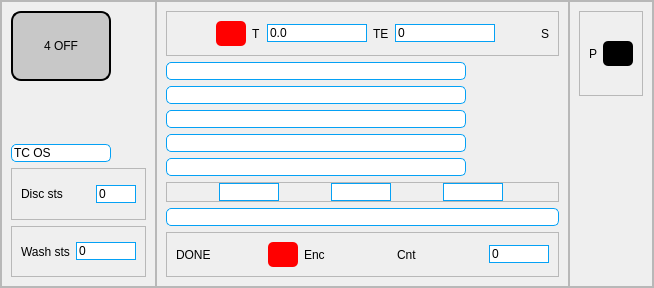
                 <widget class="QFrame" name="frame_24">
                  <property name="frameShape">
                   <enum>QFrame::StyledPanel</enum>
                  </property>
                  <property name="frameShadow">
                   <enum>QFrame::Raised</enum>
                  </property>
                  <layout class="QHBoxLayout" name="horizontalLayout_9">
                   <property name="spacing">
                    <number>0</number>
                   </property>
                   <property name="leftMargin">
                    <number>0</number>
                   </property>
                   <property name="topMargin">
                    <number>0</number>
                   </property>
                   <property name="rightMargin">
                    <number>0</number>
                   </property>
                   <property name="bottomMargin">
                    <number>0</number>
                   </property>
                   <item>
                    <widget class="QFrame" name="frame_25">
                     <property name="frameShape">
                      <enum>QFrame::StyledPanel</enum>
                     </property>
                     <property name="frameShadow">
                      <enum>QFrame::Raised</enum>
                     </property>
                     <layout class="QVBoxLayout" name="verticalLayout_16">
                      <item>
                       <widget class="QPushButton" name="off4">
                        <property name="minimumSize">
                         <size>
                          <width>0</width>
                          <height>70</height>
                         </size>
                        </property>
                        <property name="maximumSize">
                         <size>
                          <width>100</width>
                          <height>16777215</height>
                         </size>
                        </property>
                        <property name="styleSheet">
                         <string notr="true">background-color: rgb(200, 200, 200);
font: 12pt &quot;MS Shell Dlg 2&quot;;
border-radius: 10px;
border: 2px solid  #000000; </string>
                        </property>
                        <property name="text">
                         <string>4 OFF</string>
                        </property>
                       </widget>
                      </item>
                      <item>
                       <widget class="QPushButton" name="selection4">
                        <property name="maximumSize">
                         <size>
                          <width>100</width>
                          <height>100</height>
                         </size>
                        </property>
                        <property name="styleSheet">
                         <string notr="true">border-color: rgb(85, 255, 127);
border-radius: 10px;</string>
                        </property>
                        <property name="text">
                         <string/>
                        </property>
                        <property name="iconSize">
                         <size>
                          <width>100</width>
                          <height>90</height>
                         </size>
                        </property>
                       </widget>
                      </item>
                      <item>
                       <widget class="QLineEdit" name="lineEdit_34">
                        <property name="maximumSize">
                         <size>
                          <width>100</width>
                          <height>16777215</height>
                         </size>
                        </property>
                        <property name="styleSheet">
                         <string notr="true">border: 1px solid  rgb(5, 161, 245); 
background-color: rgb(255, 255, 255);
border-radius: 5px;</string>
                        </property>
                        <property name="text">
                         <string>TC OS</string>
                        </property>
                       </widget>
                      </item>
                      <item>
                       <widget class="QFrame" name="frame_98">
                        <property name="frameShape">
                         <enum>QFrame::StyledPanel</enum>
                        </property>
                        <property name="frameShadow">
                         <enum>QFrame::Raised</enum>
                        </property>
                        <layout class="QHBoxLayout" name="horizontalLayout_71">
                         <item>
                          <widget class="QLabel" name="label_28">
                           <property name="styleSheet">
                            <string notr="true">font: 11pt &quot;MS Shell Dlg 2&quot;;</string>
                           </property>
                           <property name="text">
                            <string>Disc sts</string>
                           </property>
                          </widget>
                         </item>
                         <item>
                          <widget class="QLineEdit" name="lineEdit_101">
                           <property name="maximumSize">
                            <size>
                             <width>40</width>
                             <height>16777215</height>
                            </size>
                           </property>
                           <property name="styleSheet">
                            <string notr="true">border: 1px solid  rgb(5, 161, 245); 
background-color: rgb(255, 255, 255);</string>
                           </property>
                           <property name="text">
                            <string>0</string>
                           </property>
                           <property name="readOnly">
                            <bool>true</bool>
                           </property>
                          </widget>
                         </item>
                        </layout>
                       </widget>
                      </item>
                      <item>
                       <widget class="QFrame" name="frame_99">
                        <property name="frameShape">
                         <enum>QFrame::StyledPanel</enum>
                        </property>
                        <property name="frameShadow">
                         <enum>QFrame::Raised</enum>
                        </property>
                        <layout class="QHBoxLayout" name="horizontalLayout_72">
                         <item>
                          <widget class="QLabel" name="label_32">
                           <property name="styleSheet">
                            <string notr="true">font: 11pt &quot;MS Shell Dlg 2&quot;;</string>
                           </property>
                           <property name="text">
                            <string>Wash sts</string>
                           </property>
                          </widget>
                         </item>
                         <item>
                          <widget class="QLineEdit" name="lineEdit_102">
                           <property name="maximumSize">
                            <size>
                             <width>60</width>
                             <height>16777215</height>
                            </size>
                           </property>
                           <property name="styleSheet">
                            <string notr="true">border: 1px solid  rgb(5, 161, 245); 
background-color: rgb(255, 255, 255);</string>
                           </property>
                           <property name="text">
                            <string>0</string>
                           </property>
                           <property name="readOnly">
                            <bool>true</bool>
                           </property>
                          </widget>
                         </item>
                        </layout>
                       </widget>
                      </item>
                     </layout>
                    </widget>
                   </item>
                   <item>
                    <widget class="QFrame" name="frame_26">
                     <property name="frameShape">
                      <enum>QFrame::StyledPanel</enum>
                     </property>
                     <property name="frameShadow">
                      <enum>QFrame::Raised</enum>
                     </property>
                     <layout class="QVBoxLayout" name="verticalLayout_17">
                      <property name="spacing">
                       <number>6</number>
                      </property>
                      <item>
                       <widget class="QFrame" name="frame_49">
                        <property name="frameShape">
                         <enum>QFrame::StyledPanel</enum>
                        </property>
                        <property name="frameShadow">
                         <enum>QFrame::Raised</enum>
                        </property>
                        <layout class="QHBoxLayout" name="horizontalLayout_25">
                         <item>
                          <spacer name="horizontalSpacer_35">
                           <property name="orientation">
                            <enum>Qt::Horizontal</enum>
                           </property>
                           <property name="sizeHint" stdset="0">
                            <size>
                             <width>40</width>
                             <height>20</height>
                            </size>
                           </property>
                          </spacer>
                         </item>
                         <item>
                          <widget class="QPushButton" name="red4">
                           <property name="minimumSize">
                            <size>
                             <width>0</width>
                             <height>25</height>
                            </size>
                           </property>
                           <property name="maximumSize">
                            <size>
                             <width>30</width>
                             <height>16777215</height>
                            </size>
                           </property>
                           <property name="styleSheet">
                            <string notr="true">background-color: rgb(0, 0, 0);
background-color: rgb(255, 0, 0);
border-radius: 5px;</string>
                           </property>
                           <property name="text">
                            <string/>
                           </property>
                          </widget>
                         </item>
                         <item>
                          <widget class="QLabel" name="label_40">
                           <property name="styleSheet">
                            <string notr="true">font: 11pt &quot;MS Shell Dlg 2&quot;;</string>
                           </property>
                           <property name="text">
                            <string>T</string>
                           </property>
                          </widget>
                         </item>
                         <item>
                          <widget class="QLineEdit" name="lineEdit_46">
                           <property name="maximumSize">
                            <size>
                             <width>100</width>
                             <height>16777215</height>
                            </size>
                           </property>
                           <property name="styleSheet">
                            <string notr="true">border: 1px solid  rgb(5, 161, 245); 
background-color: rgb(255, 255, 255);</string>
                           </property>
                           <property name="text">
                            <string>0.0</string>
                           </property>
                           <property name="readOnly">
                            <bool>true</bool>
                           </property>
                          </widget>
                         </item>
                         <item>
                          <widget class="QLabel" name="label_41">
                           <property name="styleSheet">
                            <string notr="true">font: 11pt &quot;MS Shell Dlg 2&quot;;</string>
                           </property>
                           <property name="text">
                            <string>TE</string>
                           </property>
                          </widget>
                         </item>
                         <item>
                          <widget class="QLineEdit" name="te4">
                           <property name="maximumSize">
                            <size>
                             <width>100</width>
                             <height>16777215</height>
                            </size>
                           </property>
                           <property name="styleSheet">
                            <string notr="true">border: 1px solid  rgb(5, 161, 245); 
background-color: rgb(255, 255, 255);</string>
                           </property>
                           <property name="text">
                            <string>0</string>
                           </property>
                           <property name="readOnly">
                            <bool>true</bool>
                           </property>
                          </widget>
                         </item>
                         <item>
                          <spacer name="horizontalSpacer_36">
                           <property name="orientation">
                            <enum>Qt::Horizontal</enum>
                           </property>
                           <property name="sizeHint" stdset="0">
                            <size>
                             <width>40</width>
                             <height>20</height>
                            </size>
                           </property>
                          </spacer>
                         </item>
                         <item>
                          <widget class="QLabel" name="label_129">
                           <property name="minimumSize">
                            <size>
                             <width>0</width>
                             <height>0</height>
                            </size>
                           </property>
                           <property name="styleSheet">
                            <string notr="true">font: 11pt &quot;MS Shell Dlg 2&quot;;
font: 11pt &quot;MS Shell Dlg 2&quot;;</string>
                           </property>
                           <property name="text">
                            <string>S</string>
                           </property>
                          </widget>
                         </item>
                        </layout>
                       </widget>
                      </item>
                      <item>
                       <widget class="QLineEdit" name="lineEdit_18">
                        <property name="maximumSize">
                         <size>
                          <width>300</width>
                          <height>16777215</height>
                         </size>
                        </property>
                        <property name="styleSheet">
                         <string notr="true">border: 1px solid  rgb(5, 161, 245); 
background-color: rgb(255, 255, 255);
border-radius: 5px;</string>
                        </property>
                        <property name="readOnly">
                         <bool>true</bool>
                        </property>
                       </widget>
                      </item>
                      <item>
                       <widget class="QLineEdit" name="lineEdit_19">
                        <property name="maximumSize">
                         <size>
                          <width>300</width>
                          <height>16777215</height>
                         </size>
                        </property>
                        <property name="styleSheet">
                         <string notr="true">border: 1px solid  rgb(5, 161, 245); 
background-color: rgb(255, 255, 255);
border-radius: 5px;</string>
                        </property>
                        <property name="readOnly">
                         <bool>true</bool>
                        </property>
                       </widget>
                      </item>
                      <item>
                       <widget class="QLineEdit" name="lineEdit_20">
                        <property name="maximumSize">
                         <size>
                          <width>300</width>
                          <height>16777215</height>
                         </size>
                        </property>
                        <property name="styleSheet">
                         <string notr="true">border: 1px solid  rgb(5, 161, 245); 
background-color: rgb(255, 255, 255);
border-radius: 5px;</string>
                        </property>
                        <property name="readOnly">
                         <bool>true</bool>
                        </property>
                       </widget>
                      </item>
                      <item>
                       <widget class="QLineEdit" name="lineEdit_14">
                        <property name="maximumSize">
                         <size>
                          <width>300</width>
                          <height>16777215</height>
                         </size>
                        </property>
                        <property name="styleSheet">
                         <string notr="true">border: 1px solid  rgb(5, 161, 245); 
background-color: rgb(255, 255, 255);
border-radius: 5px;</string>
                        </property>
                        <property name="readOnly">
                         <bool>true</bool>
                        </property>
                       </widget>
                      </item>
                      <item>
                       <widget class="QLineEdit" name="lineEdit_31">
                        <property name="maximumSize">
                         <size>
                          <width>300</width>
                          <height>16777215</height>
                         </size>
                        </property>
                        <property name="styleSheet">
                         <string notr="true">border: 1px solid  rgb(5, 161, 245); 
background-color: rgb(255, 255, 255);
border-radius: 5px;</string>
                        </property>
                        <property name="readOnly">
                         <bool>true</bool>
                        </property>
                       </widget>
                      </item>
                      <item>
                       <widget class="QFrame" name="frame_57">
                        <property name="frameShape">
                         <enum>QFrame::StyledPanel</enum>
                        </property>
                        <property name="frameShadow">
                         <enum>QFrame::Raised</enum>
                        </property>
                        <layout class="QHBoxLayout" name="horizontalLayout_28">
                         <property name="spacing">
                          <number>0</number>
                         </property>
                         <property name="leftMargin">
                          <number>0</number>
                         </property>
                         <property name="topMargin">
                          <number>0</number>
                         </property>
                         <property name="rightMargin">
                          <number>0</number>
                         </property>
                         <property name="bottomMargin">
                          <number>0</number>
                         </property>
                         <item>
                          <widget class="QLineEdit" name="lineEdit_57">
                           <property name="maximumSize">
                            <size>
                             <width>60</width>
                             <height>16777215</height>
                            </size>
                           </property>
                           <property name="styleSheet">
                            <string notr="true">border: 1px solid  rgb(5, 161, 245); 
background-color: rgb(255, 255, 255);</string>
                           </property>
                           <property name="readOnly">
                            <bool>true</bool>
                           </property>
                          </widget>
                         </item>
                         <item>
                          <widget class="QLineEdit" name="lineEdit_58">
                           <property name="maximumSize">
                            <size>
                             <width>60</width>
                             <height>16777215</height>
                            </size>
                           </property>
                           <property name="styleSheet">
                            <string notr="true">border: 1px solid  rgb(5, 161, 245); 
background-color: rgb(255, 255, 255);</string>
                           </property>
                           <property name="readOnly">
                            <bool>true</bool>
                           </property>
                          </widget>
                         </item>
                         <item>
                          <widget class="QLineEdit" name="lineEdit_59">
                           <property name="maximumSize">
                            <size>
                             <width>60</width>
                             <height>16777215</height>
                            </size>
                           </property>
                           <property name="styleSheet">
                            <string notr="true">border: 1px solid  rgb(5, 161, 245); 
background-color: rgb(255, 255, 255);</string>
                           </property>
                           <property name="readOnly">
                            <bool>true</bool>
                           </property>
                          </widget>
                         </item>
                        </layout>
                       </widget>
                      </item>
                      <item alignment="Qt::AlignVCenter">
                       <widget class="QLineEdit" name="lineEdit_36">
                        <property name="minimumSize">
                         <size>
                          <width>0</width>
                          <height>0</height>
                         </size>
                        </property>
                        <property name="styleSheet">
                         <string notr="true">border: 1px solid  rgb(5, 161, 245); 
background-color: rgb(255, 255, 255);
border-radius: 5px;</string>
                        </property>
                        <property name="readOnly">
                         <bool>true</bool>
                        </property>
                       </widget>
                      </item>
                      <item>
                       <widget class="QFrame" name="frame_56">
                        <property name="frameShape">
                         <enum>QFrame::StyledPanel</enum>
                        </property>
                        <property name="frameShadow">
                         <enum>QFrame::Raised</enum>
                        </property>
                        <layout class="QHBoxLayout" name="horizontalLayout_33">
                         <item>
                          <widget class="QLabel" name="label_52">
                           <property name="styleSheet">
                            <string notr="true">font: 11pt &quot;MS Shell Dlg 2&quot;;</string>
                           </property>
                           <property name="text">
                            <string>DONE</string>
                           </property>
                          </widget>
                         </item>
                         <item>
                          <widget class="QPushButton" name="pushButton_83">
                           <property name="minimumSize">
                            <size>
                             <width>0</width>
                             <height>25</height>
                            </size>
                           </property>
                           <property name="maximumSize">
                            <size>
                             <width>30</width>
                             <height>16777215</height>
                            </size>
                           </property>
                           <property name="styleSheet">
                            <string notr="true">background-color: rgb(0, 0, 0);
background-color: rgb(255, 0, 0);
border-radius: 5px;</string>
                           </property>
                           <property name="text">
                            <string/>
                           </property>
                          </widget>
                         </item>
                         <item>
                          <widget class="QLabel" name="label_53">
                           <property name="styleSheet">
                            <string notr="true">font: 11pt &quot;MS Shell Dlg 2&quot;;</string>
                           </property>
                           <property name="text">
                            <string>Enc</string>
                           </property>
                          </widget>
                         </item>
                         <item>
                          <widget class="QLabel" name="label_54">
                           <property name="styleSheet">
                            <string notr="true">font: 11pt &quot;MS Shell Dlg 2&quot;;</string>
                           </property>
                           <property name="text">
                            <string>Cnt</string>
                           </property>
                          </widget>
                         </item>
                         <item>
                          <widget class="QLineEdit" name="lineEdit_63">
                           <property name="maximumSize">
                            <size>
                             <width>60</width>
                             <height>16777215</height>
                            </size>
                           </property>
                           <property name="styleSheet">
                            <string notr="true">border: 1px solid  rgb(5, 161, 245); 
background-color: rgb(255, 255, 255);</string>
                           </property>
                           <property name="text">
                            <string>0</string>
                           </property>
                           <property name="readOnly">
                            <bool>true</bool>
                           </property>
                          </widget>
                         </item>
                        </layout>
                       </widget>
                      </item>
                     </layout>
                    </widget>
                   </item>
                   <item>
                    <widget class="QFrame" name="frame_45">
                     <property name="frameShape">
                      <enum>QFrame::StyledPanel</enum>
                     </property>
                     <property name="frameShadow">
                      <enum>QFrame::Raised</enum>
                     </property>
                     <layout class="QVBoxLayout" name="verticalLayout_23">
                      <item>
                       <widget class="QFrame" name="frame_92">
                        <property name="frameShape">
                         <enum>QFrame::StyledPanel</enum>
                        </property>
                        <property name="frameShadow">
                         <enum>QFrame::Raised</enum>
                        </property>
                        <layout class="QHBoxLayout" name="horizontalLayout_66">
                         <item>
                          <widget class="QLabel" name="label_133">
                           <property name="styleSheet">
                            <string notr="true">font: 11pt &quot;MS Shell Dlg 2&quot;;</string>
                           </property>
                           <property name="text">
                            <string>P</string>
                           </property>
                          </widget>
                         </item>
                         <item>
                          <widget class="QPushButton" name="pushButton_75">
                           <property name="minimumSize">
                            <size>
                             <width>0</width>
                             <height>25</height>
                            </size>
                           </property>
                           <property name="maximumSize">
                            <size>
                             <width>30</width>
                             <height>16777215</height>
                            </size>
                           </property>
                           <property name="styleSheet">
                            <string notr="true">background-color: rgb(0, 0, 0);
border-radius: 5px;</string>
                           </property>
                           <property name="text">
                            <string/>
                           </property>
                          </widget>
                         </item>
                        </layout>
                       </widget>
                      </item>
                      <item>
                       <widget class="QPushButton" name="complete4">
                        <property name="maximumSize">
                         <size>
                          <width>100</width>
                          <height>100</height>
                         </size>
                        </property>
                        <property name="styleSheet">
                         <string notr="true">border-color: rgb(85, 255, 127);
border-radius: 10px;</string>
                        </property>
                        <property name="text">
                         <string/>
                        </property>
                        <property name="iconSize">
                         <size>
                          <width>100</width>
                          <height>100</height>
                         </size>
                        </property>
                       </widget>
                      </item>
                      <item>
                       <widget class="QPushButton" name="ipad4">
                        <property name="maximumSize">
                         <size>
                          <width>100</width>
                          <height>100</height>
                         </size>
                        </property>
                        <property name="styleSheet">
                         <string notr="true">border-color: rgb(85, 255, 127);
border-radius: 10px;</string>
                        </property>
                        <property name="text">
                         <string/>
                        </property>
                        <property name="iconSize">
                         <size>
                          <width>80</width>
                          <height>80</height>
                         </size>
                        </property>
                       </widget>
                      </item>
                     </layout>
                    </widget>
                   </item>
                  </layout>
                 </widget>
